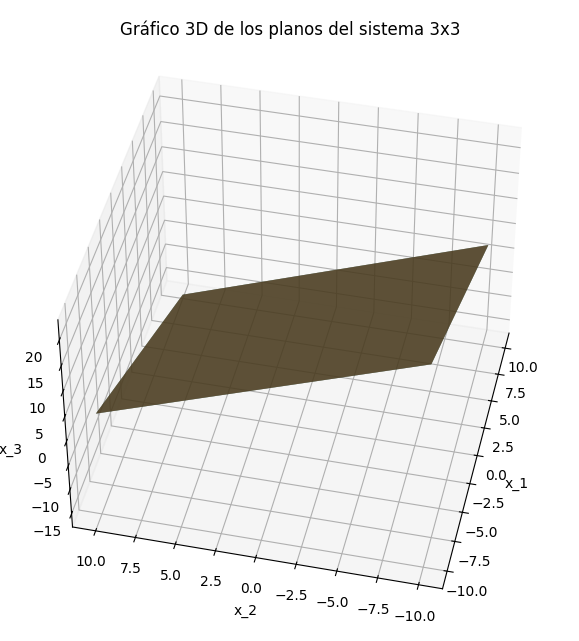

Generate this figure with Python:
import numpy as np
import matplotlib.pyplot as plt
from mpl_toolkits.mplot3d import Axes3D

# Crear un espacio de valores
x = np.linspace(-10, 10, 100)
y = np.linspace(-10, 10, 100)
X, Y = np.meshgrid(x, y)

# Definir los planos de las tres ecuaciones
Z1 = 3 - X - Y
Z2 = (6.00001 - 2*X - 2.00001*Y) / 2
Z3 = (9 - 3*X - 3*Y) / 3.00001

# Crear la figura 3D
fig = plt.figure()
ax = fig.add_subplot(111, projection='3d')

# Graficar los tres planos
ax.plot_surface(X, Y, Z1, alpha=0.5, rstride=100, cstride=100)
ax.plot_surface(X, Y, Z2, alpha=0.5, rstride=100, cstride=100)
ax.plot_surface(X, Y, Z3, alpha=0.5, rstride=100, cstride=100)

# Etiquetas de los ejes
ax.set_xlabel('x_1')
ax.set_ylabel('x_2')
ax.set_zlabel('x_3')
plt.title('Gráfico 3D de los planos del sistema 3x3')

plt.show()
